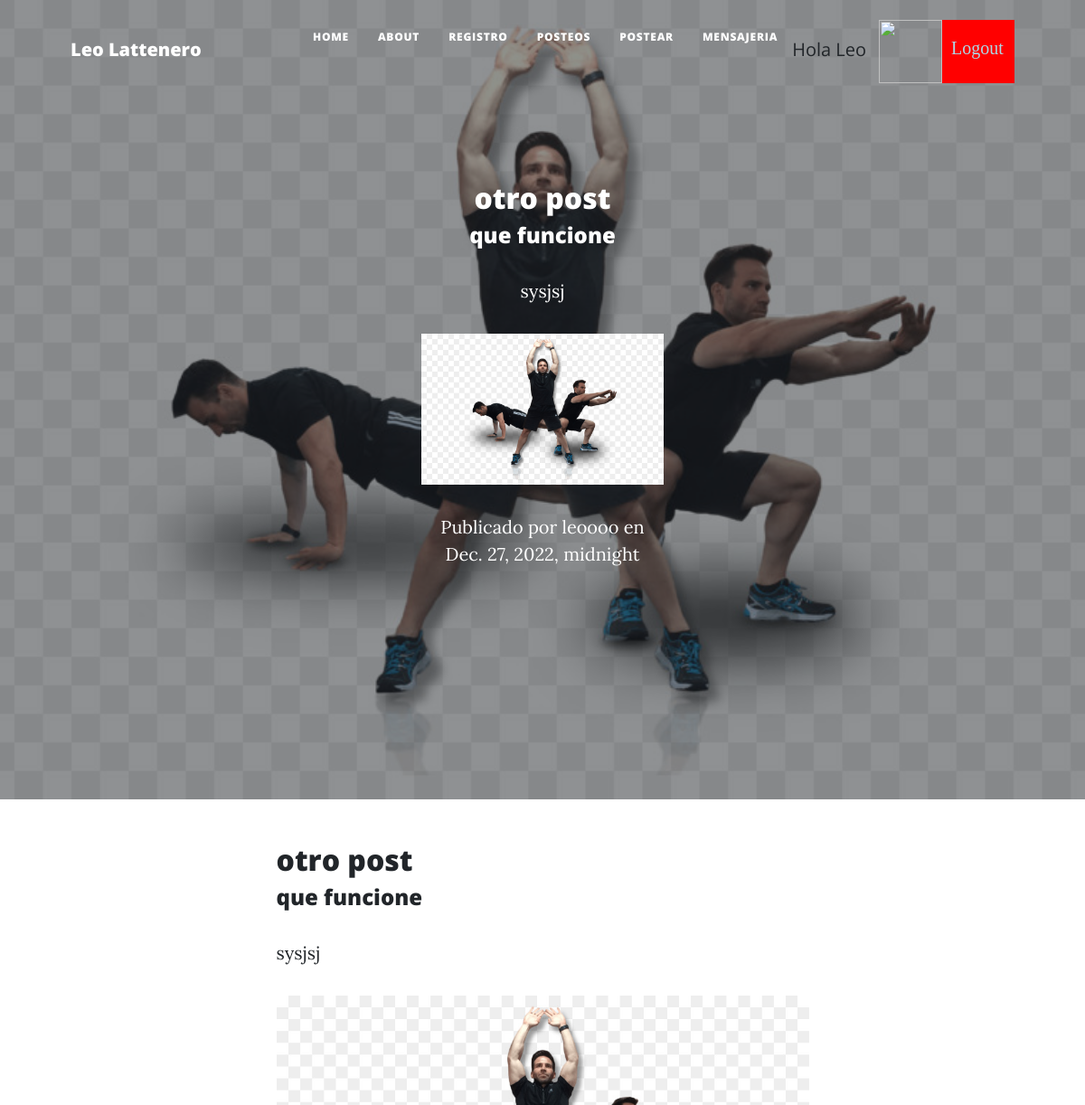
Before: /post/54 (signed in, upper part) with the older database file.
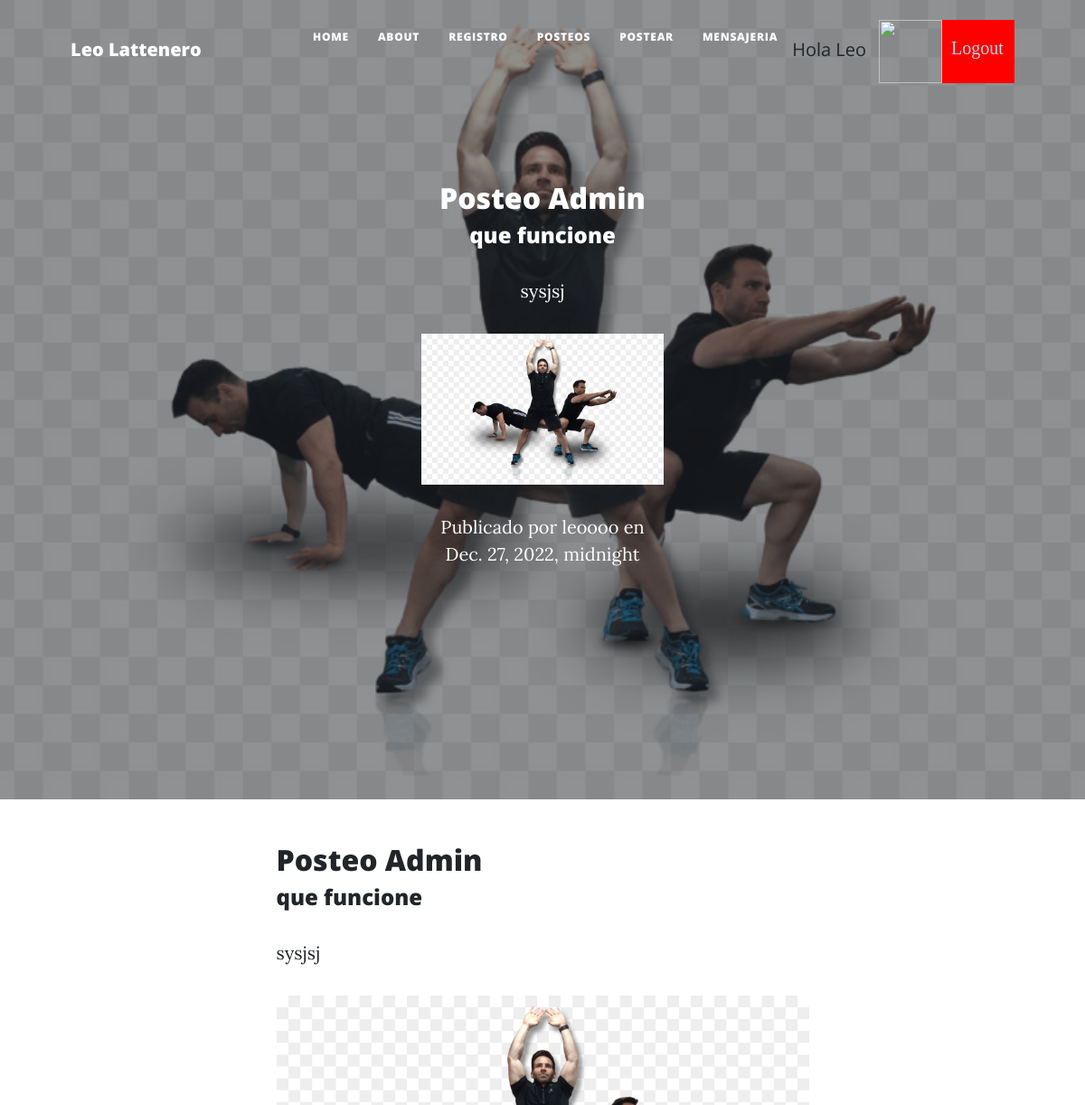
After: the same page with the newer database file.
### AppRutinas/models.py (models this page shows, shortened)
class Posteo(models.Model):
    titulo = models.CharField(max_length=255)
    subtitulo = models.CharField(max_length=255)
    imagen = models.ImageField(upload_to='media', blank=True)
    cuerpo = RichTextUploadingField() # CKEditor Rich Text Field
    autor = models.CharField(max_length=255)
    fecha = models.DateTimeField(default='2020-11-1')

### AppRutinas/views.py (the view)
# urls.py: path("post/<id>", post, name = "post"),
@login_required
def post(request, id):
    publicacion = Posteo.objects.get(id = id)
    return render(request, "post.html", {"publicacion" : publicacion, "imagen": obtenerAvatar(request)})

### AppLogin/views.py (called while the page is built)
def obtenerAvatar(request):
    if request.user.is_authenticated:
        lista=Avatar.objects.filter(user=request.user)
        if len(lista)!=0:
            imagen=lista[0].imagen.url
        else:
            imagen="/media/avatares/avatarpordefecto.jpg"
        return imagen

### AppRutinas/templates/post.html (shortened to what this page needs)
{% extends "index.html" %}
{% load static %}
{% block titulo %}
    {% if mensaje %}
        <h1 class="mb-5"> {{ mensaje }}  </h1>
    {% else %}
        {% block contenido_que_cambia %}
            <article class="mb-4">
                <div class="container px-4 px-lg-5">
                    <div class="row gx-4 gx-lg-5 justify-content-center">
                        <div class="col-md-10 col-lg-8 col-xl-7">
                            <h2 class="post-title">{{ publicacion.titulo }}</h2>
                            <h4 class="post-subtitle">{{ publicacion.subtitulo }}</h3>
                            <p>{{ publicacion.cuerpo | safe }}</p>
                            <img class="img-fluid" src= "{{ publicacion.imagen.url }}" alt="..." /></a>
                            <p class="post-meta">
                                Publicado por {{ publicacion.autor }}
                                en {{ publicacion.fecha }}
                            </p>
                        </div>
                    </div>
                </div>
            </article>
        {% endblock %}
    {% endif %}
{% endblock %}

Changed rows visible on the page:
changed Posteo "que funcione que funcione": titulo "otro post otro post" → "Posteo Admin Posteo Admin"
